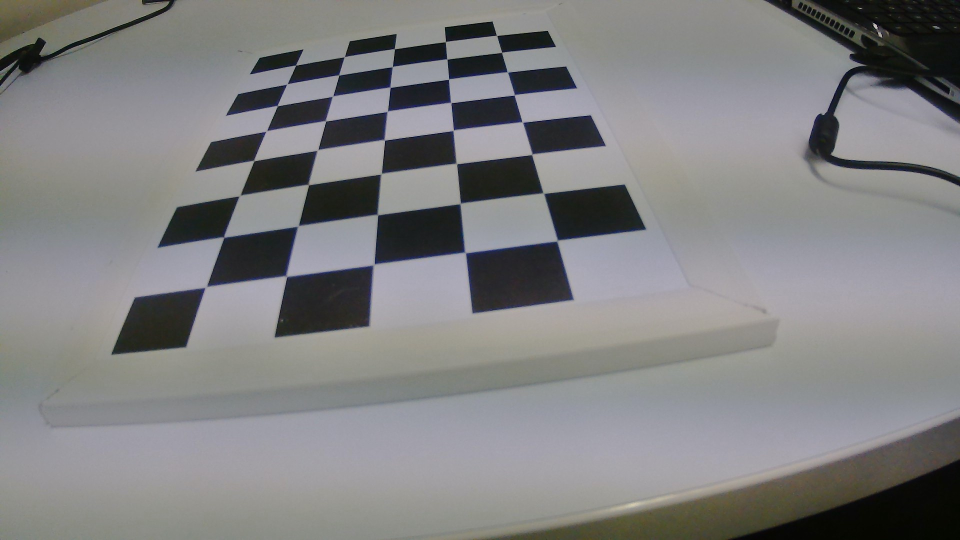
#> input picture Images/cameraBleu/WIN_20240125_11_27_20_Pro.jpg, 1920 x 1080 px (shown at 1/2 size); its folder holds only this picture in this run
$ python 'Modélisation2022-2023.py'
#> lines starting #> are read from the running program, lines starting #| are printed output that depends on the picture; long printed decimals are rounded
# -*- coding: utf-8 -*-
"""
Created on 2 Dec 2020
Updated 9 Jan 2023
@author: chatoux
"""

import numpy as np
import cv2 as cv
from matplotlib import pyplot as plt
import glob


def CameraCalibration():
    # Préparation des critères d'arrêt de la fonction cornerSubPix
    # Itérations = 30 et Précision = 0.001
    criteria = (cv.TERM_CRITERIA_EPS + cv.TERM_CRITERIA_MAX_ITER, 30, 0.001)

    # Prépare les points 3D de l'échiquier
    objp = np.zeros((5*8, 3), np.float32) #Crée une matrice 3D de zéros avec 5*8 lignes et 3 colonnes
    objp[:, :2] = np.mgrid[0:5, 0:8].T.reshape(-1, 2) #Crée une grille 2D avec les coordonnées x et y des coins de l'échiquier et ensuite les transposent.
    objp[:, :2] *= 35  # taille de la case de l'échiquier en mm


    objpoints = []  #Points 3D réels
    imgpoints = []  #Points 2D de l'image

    #Liste des chemin des imades de l'échiquier par la camera gauche
    images = glob.glob('Images/cameraBleu/*.jpg')
    for fname in images:
        # img = cv.imread(fname)

        img = cv.pyrDown(cv.imread(fname)) #Lit l'image puis réduit de la résolution
        gray = cv.cvtColor(img, cv.COLOR_BGR2GRAY) #Definit la couleur en niveau de gris
        ret, corners = cv.findChessboardCorners(gray, (5, 8), None) #Recherche les coins de l'échiquier
#> ret = True; corners = 40 rows, first 8: [295, 66.21], [344.6, 57.18], [394.5, 49.02], [445.8, 42.07], [496.5, 35.72], [287.3, 84.34], [338.7, 75.4], [392.7, 67.05]

        print(ret)
#| True

        if ret == True:
            objpoints.append(objp)
            corners2 = cv.cornerSubPix(gray, corners, (11, 11), (-1, -1), criteria) #Raffine les coins
#> corners2 = 40 rows, first 8: [295.7, 65.33], [344.5, 56.82], [394.6, 48.93], [445.6, 41.73], [496.7, 35.56], [287.2, 84.2], [338.9, 75.19], [392.5, 66.69]
            imgpoints.append(corners)

            cv.drawChessboardCorners(img, (5, 8), corners2, ret) #Dessine les coins sur l'image de l'échiquier
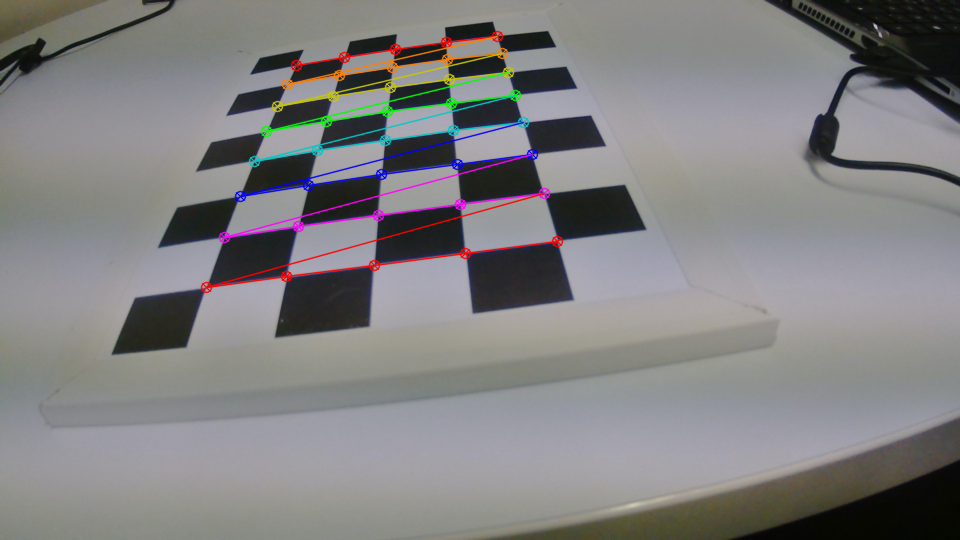
#> img: shape (540, 960, 3); mean B, G, R 129.2, 128.3, 129.1

            ############################################
            cv.namedWindow('img', 0)
            cv.imshow('img', img)
            cv.waitKey(500)
    cv.destroyAllWindows()

    #Calibration de la caméra
    ret, mtx, dist, rvecs, tvecs = cv.calibrateCamera(objpoints, imgpoints, gray.shape[::-1], None, None)
#> ret = 0.115; mtx = [[635.5, 0, 517.9], [0, 625.5, 337.2], [0, 0, 1]]; dist = [[-0.281, 0.108, -0.0311, -0.0011, -0.15]]; rvecs = ([-0.805, 0.0202, -0.142],); tvecs = ([-152.9, -185.7, 411.3],)
    print('camraMatrix\n', mtx)
#| camraMatrix
#|  [[635.484   0.         517.901 ]
#|  [  0.         625.450 337.209]
#|  [  0.           0.           1.        ]]
    print('dist\n', dist)
#| dist
#|  [[-0.2813  0.1085 -0.03108 -0.0011  -0.1505]]

    img = cv.pyrDown(cv.imread('Images/chess2/test2.jpg'))
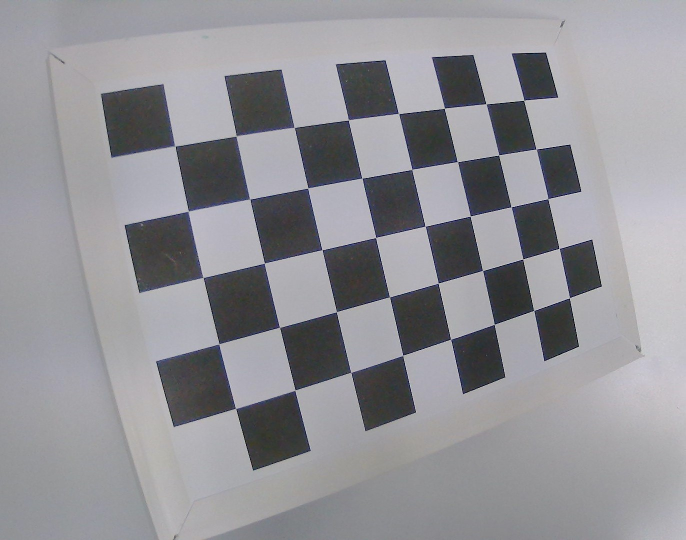
#> input picture Images/chess2/test2.jpg, 1371 x 1080 px (shown at 1/2 size)
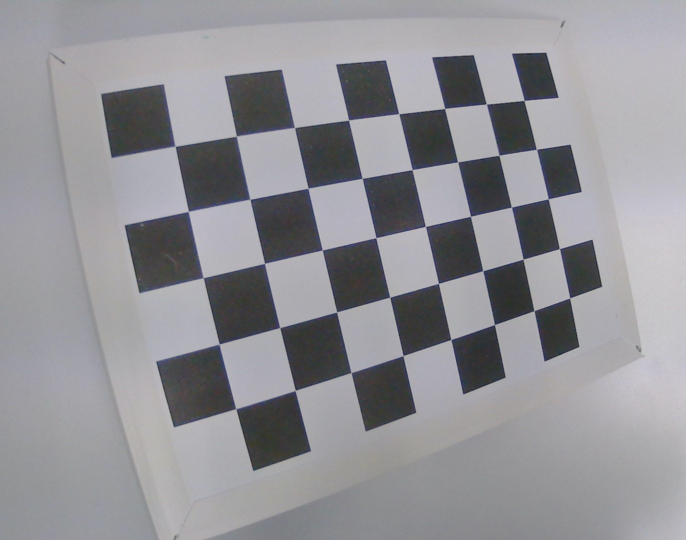
#> img: shape (540, 686, 3); mean B, G, R 150.1, 145.4, 145.9

    #La nouvelle matrice de la caméra optimale
    h, w = img.shape[:2]
#> h = 540; w = 686
    newcameramtx, roi = cv.getOptimalNewCameraMatrix(mtx, dist, (w, h), 1, (w, h))
#> newcameramtx = [[622.4, 0, 507.3], [0, 486.8, 331.4], [0, 0, 1]]; roi = (0, 69, 674, 420)
    print('newcameramtx\n', newcameramtx)
#| newcameramtx
#|  [[622.449    0.         507.279]
#|  [  0.         486.787 331.408]
#|  [  0.           0.           1.        ]]

    #Utilisation de la fonction de mapping pour enlever la distortion
    mapx, mapy = cv.initUndistortRectifyMap(mtx, dist, None, newcameramtx, (w, h), 5)
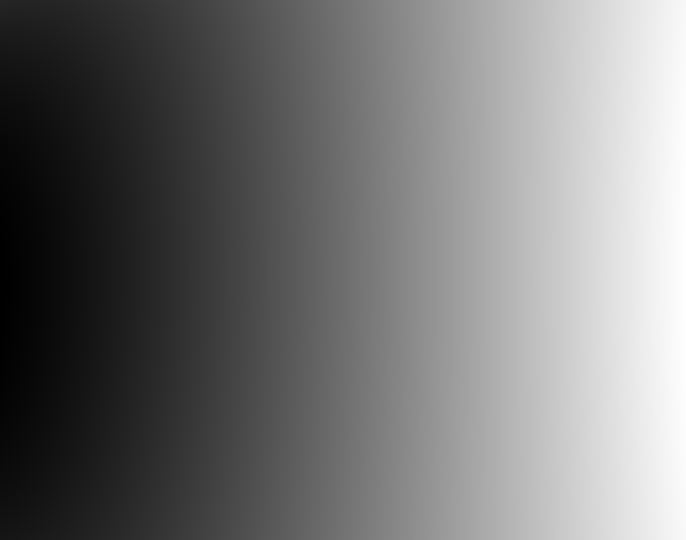
#> mapx: shape (540, 686) float32; min 91.94, max 695.8, mean 370.7; drawn with min black and max white
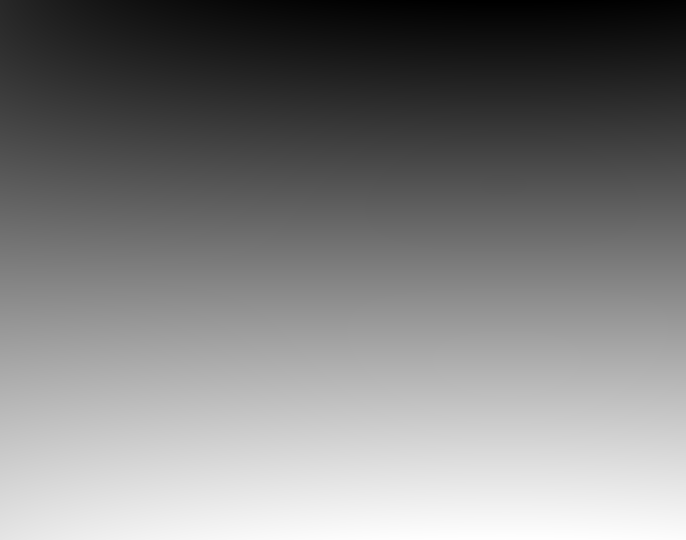
#> mapy: shape (540, 686) float32; min -63.66, max 580.4, mean 258.3; drawn with min black and max white
    dst = cv.remap(img, mapx, mapy, cv.INTER_LINEAR)
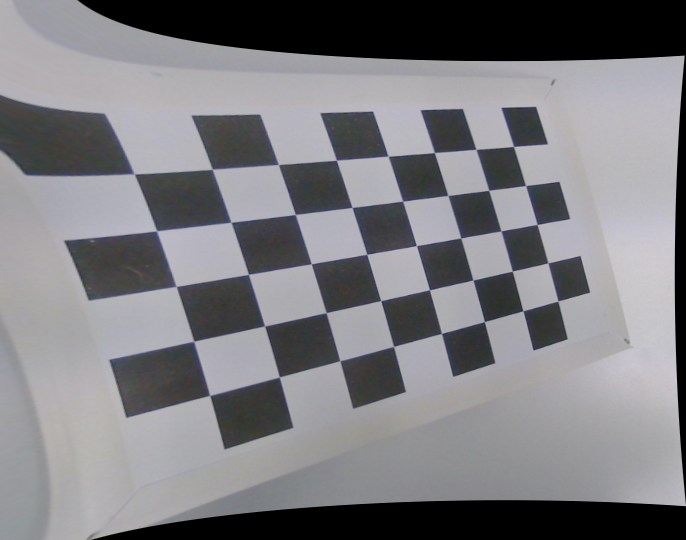
#> dst: shape (540, 686, 3); mean B, G, R 128, 124.1, 124.6

    #Découper la région d'intérêt
    x, y, w, h = roi
#> x = 0; y = 69; w = 674; h = 420
    dst = dst[y:y+h, x:x+w]
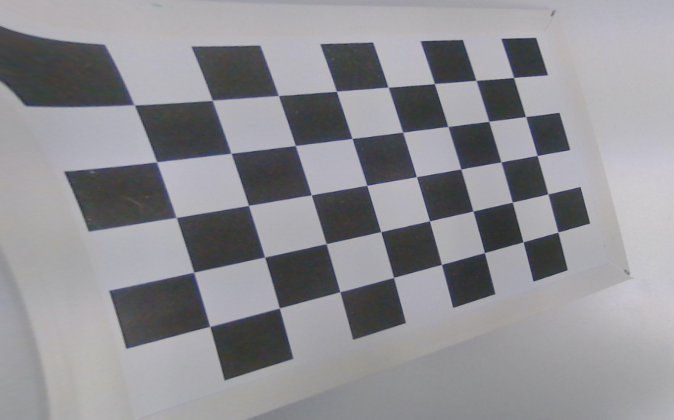
#> dst: shape (420, 674, 3); mean B, G, R 147.4, 142.9, 143.5

    ############################################
    cv.namedWindow('img', 0)
    cv.imshow('img', dst)
    cv.waitKey(1)

    ############ Enregistrement ##########################
    cv.imwrite('calibresultM.png', dst)

    #Calculer l'erreur de la calibration
    mean_error = 0
    for i in range(len(objpoints)):
        imgpoints2, _ = cv.projectPoints(objpoints[i], rvecs[i], tvecs[i], mtx, dist)
        error = cv.norm(imgpoints[i], imgpoints2, cv.NORM_L2) / len(imgpoints2)
        mean_error += error
#> this loop made 1 pass
#> (error, mean_error) on pass 1: (0.0182, 0.0182)
#> after the loop, mean_error = 0.0182
    print("total error: {}".format(mean_error / len(objpoints)))
#| total error: 0.0182

    return newcameramtx


# [56 lines left out: functions DepthMapfromStereoImages, drawlines, not called in this run]


def StereoCalibrate(Cameramtx):
    ############ to adapt ##########################
    img1 = cv.pyrDown(cv.imread('Images/cameraBleu/bleu.jpg', 0))
    img2 = cv.pyrDown(cv.imread('Images/cameraRouge/rouge.jpg', 0))
    #################################################


    # opencv 4.5
    sift = cv.SIFT_create() #Initialise le détecteur de points SIFT
    # opencv 3.4: sift = cv.xfeatures2d.SIFT_create()

    kp1, des1 = sift.detectAndCompute(img1, None)
    kp2, des2 = sift.detectAndCompute(img2, None)

    #Les paramétres pour la correspondance des descripteurs
    FLANN_INDEX_KDTREE = 1
    index_params = dict(algorithm=FLANN_INDEX_KDTREE, trees=5)
    search_params = dict(checks=50)
    flann = cv.FlannBasedMatcher(index_params, search_params)
    matches = flann.knnMatch(des1, des2, k=2)
    good = []
    pts1 = []
    pts2 = []
    #Utiliser le rfatio test pour filtrer les bonnes correspondances
    for i, (m, n) in enumerate(matches):
        if m.distance < 0.7 * n.distance:
            good.append(m)
            pts2.append(kp2[m.trainIdx].pt)
            pts1.append(kp1[m.queryIdx].pt)
    pts1 = np.int32(pts1)
    pts2 = np.int32(pts2)

    #########################Dessiner#################################
    img3 = cv.drawMatches(img1, kp1, img2, kp2, good, None, flags=2)
    plt.imshow(img3)
    plt.show()

    #Calculer la matrice essentielle
    E, maskE = cv.findEssentialMat(pts1, pts2, Cameramtx, method=cv.FM_LMEDS)
    print('E\n', E)

    #Lapose entre la caméra droite et la caméra gauche
    retval, R, t, maskP = cv.recoverPose(E, pts1, pts2, Cameramtx, maskE)
    print('R\n', R)
    print('t\n', t)

    #Calculer la matrice fondamentale
    F, maskF = cv.findFundamentalMat(pts1, pts2, cv.FM_LMEDS)
    print('F\n', F)

    return pts1, pts2, F, maskF, maskE


# [41 lines left out: function EpipolarGeometry, not called in this run]


if __name__ == "__main__":
    cameraMatrix = CameraCalibration()
#> cameraMatrix = [[622.4, 0, 507.3], [0, 486.8, 331.4], [0, 0, 1]]
    cameraMatrix = np.array([[1, 0, 0],
                             [0, 1, 0],
                             [0, 0, 1]])
    dist = [[0, 0, 0, 0, 0]]

#> (the run stopped early here; a loop or call above may not have finished)
